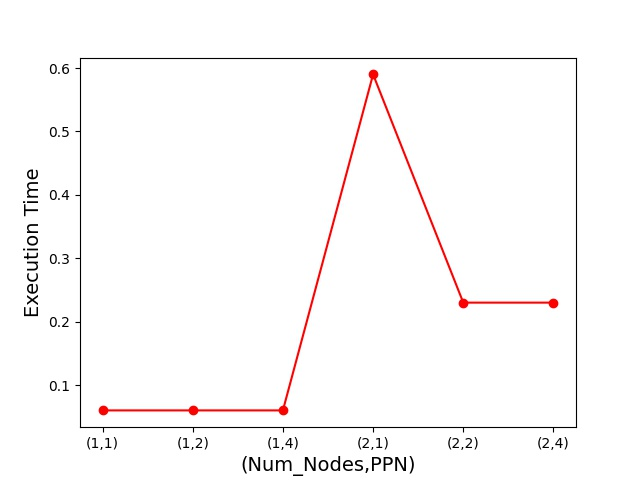

The script that saved this image:
import matplotlib
matplotlib.use('Agg')
import matplotlib.pyplot as plt


Times = []
with open("time.txt", "r") as file1:
    for line in file1:
        Times.append(float(line.strip('\n')))
print(Times)

x_axis = []
for P in [1,2]:
    for ppn in [1,2,4]:
        x_axis.append("("+str(P)+","+str(ppn)+")")
print(x_axis)

plt.plot(x_axis,Times,color='red',marker='o')
plt.xlabel('(Num_Nodes,PPN)',fontsize=14)
plt.ylabel('Execution Time',fontsize=14)
plt.savefig('plot.jpg')

